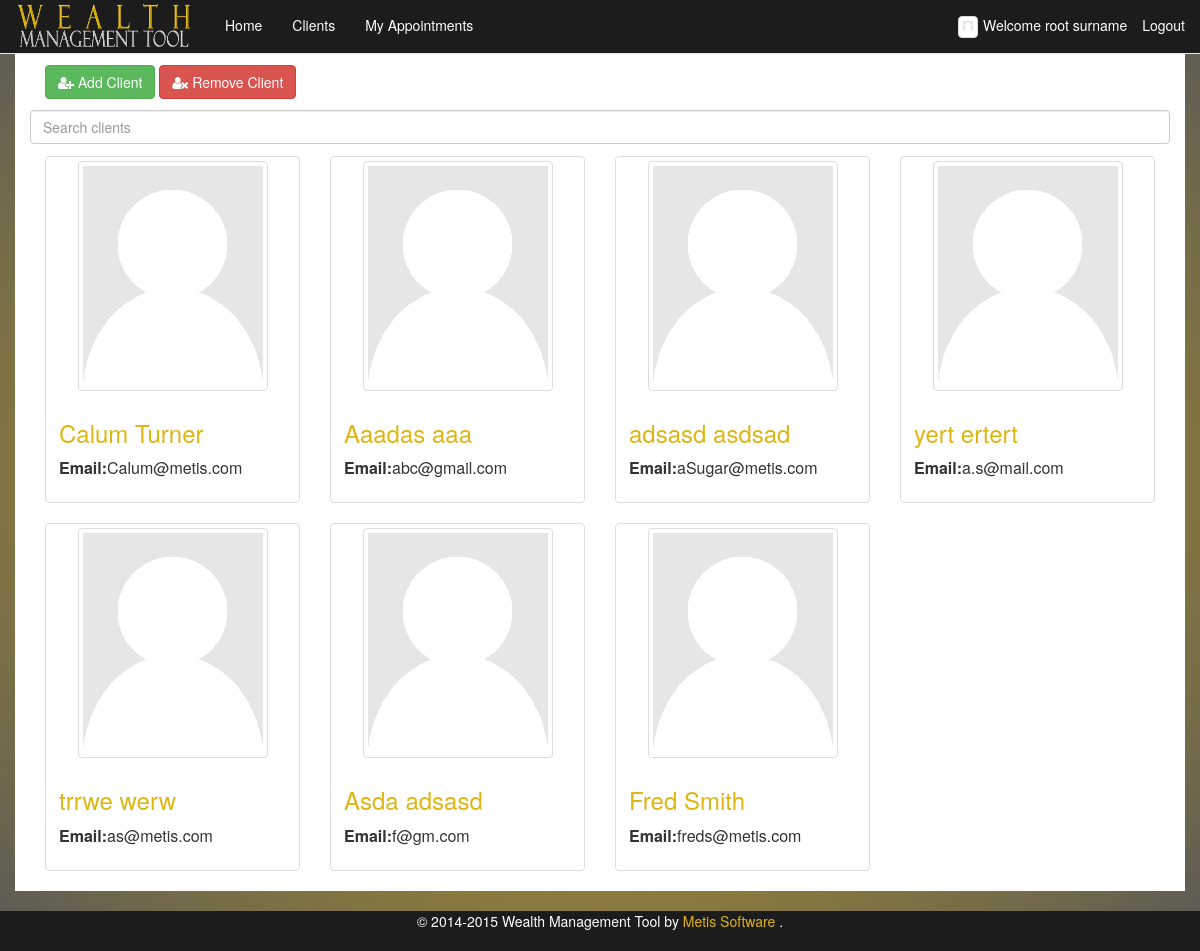
The page /clients/ (signed in) on the database as committed earlier.
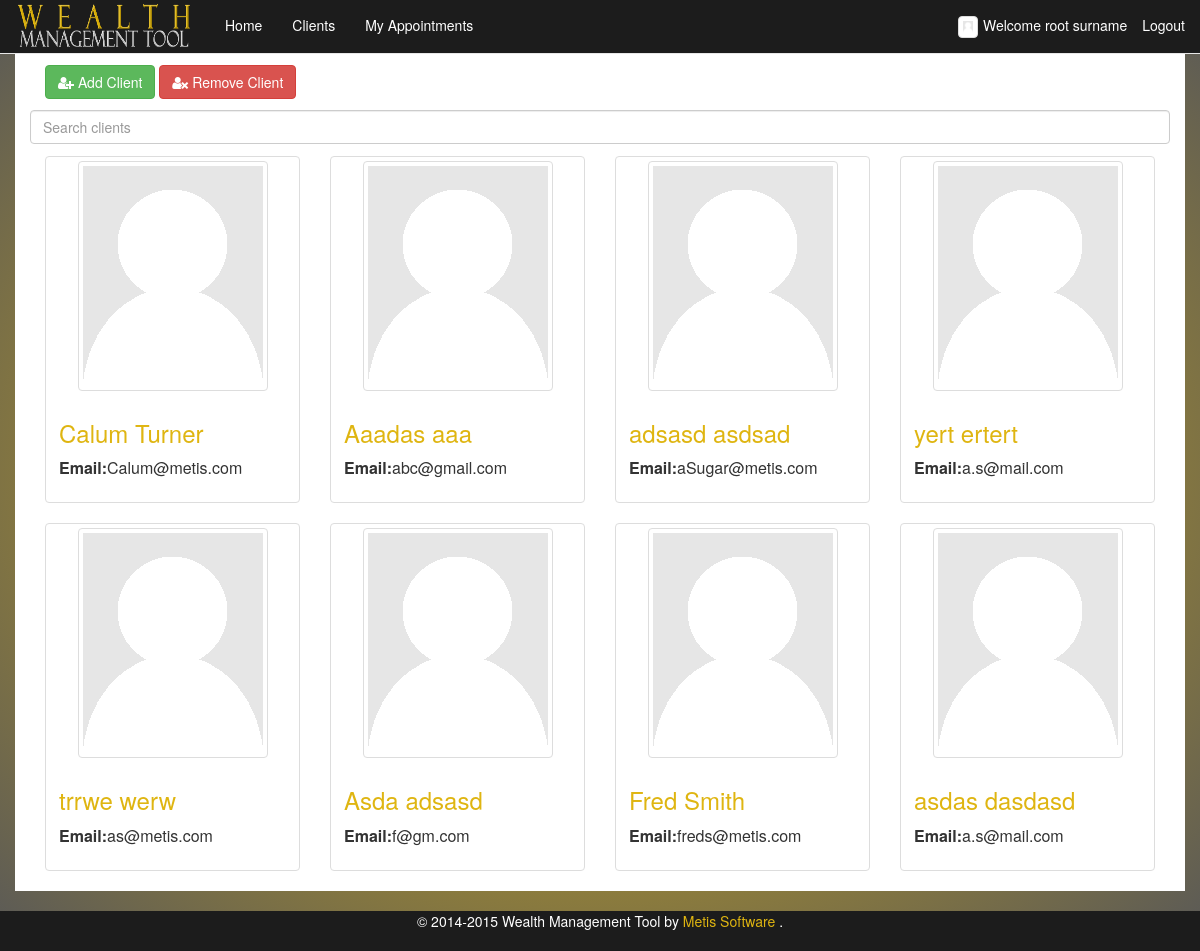
The same page on the database as committed later.
### wms/models.py (models this page shows, shortened)
class Client(models.Model):
    first_name = models.CharField(max_length=64)
    middle_name = models.CharField(max_length=64, blank=True)
    surname = models.CharField(max_length=64)
    image = models.ImageField(upload_to='client_images', default='/media/person-placeholder.png')
    dob = models.DateField(default="1990-01-01")
    ni_regex = RegexValidator(regex=r'^(?!BG)(?!GB)(?!NK)(?!KN)(?!TN)(?!NT)(?!ZZ)(?:[A-CEGHJ-PR-TW-Z][A-CEGHJ-NPR-TW-Z])(?:\s*\d\s*){6}([A-D]|\s)$', message="Must be in the format: 'AA999999A', restrictions to characters apply'")
    ni_number = models.CharField(max_length=9, validators=[ni_regex], primary_key=True)
    email = models.EmailField(max_length=64)
    phone_regex = RegexValidator(
        regex=r'^\+?1?\d{9,15}$',
        message="Not a valid phone number. Up to 9 digits allowed.")
    home_phone = models.CharField(
        max_length=11, validators=[phone_regex], blank=True
    )
    mob_phone = models.CharField(
        max_length=11, validators=[phone_regex], blank=True
    )
    cash = models.DecimalField(max_digits=20, decimal_places=2)
    fa = models.ForeignKey(FA)
    twitter_username = models.CharField(validators=[RegexValidator(
                                                    regex="^(\w){1,15}$",
                                                    message="Not a valid username,please remove @ and max of 15 cahracters"
                                                    )],
                                        blank=True, max_length= 15)
    facebook_username = models.CharField(blank=True, null=True, max_length=15)
    linkedin_username = models.CharField(blank=True, null=True, max_length=15)
    googleplus_username = models.CharField(blank=True, null=True, max_length=15)
    def __str__(self):
        return self.surname + " - " + self.ni_number

### wms/views.py (the view)
# urls.py: url(r'^clients/', 'print_clients', name='print_clients'),
@login_required
def print_clients(request):
    current_user = request.user
    client_list = Client.objects.filter(fa__ni_number=current_user.ni_number)
    print(client_list)
    return render_to_response('wms/clients.html', {'client_list': client_list}, context_instance=RequestContext(request))

### wms/templates/wms/clients.html (shortened to what this page needs)
{% extends "wms/base_boot.html" %}
{% load staticfiles %}
{% block content %}
    <div class="col-md-12 col-sm-12 ">
        <div class="col-md-12" style="margin-bottom:1%;">
            <a class="btn btn-success" href="/new_client.html" role="button"><i class="fa fa-user-plus"></i> Add Client</a>
	    <button id="rmvclient" type="button" class="btn btn-danger"><i class="fa fa-user-times"></i> Remove Client</button>
        </div>
    </div>
    <div class=" col-md-12 col-sm-12">
    {% if client_list %}
    <div id="users">
        <input class="search form-control " placeholder="Search clients" style = "margin-bottom:1%;">
        <ul class="list-unstyled list">
        {% for client in client_list %}
        <li>
            <div class="col-sm-4 col-xs-12 col-md-3">
                <div class="thumbnail">
			<a href="/client_details/?client={{client.ni_number}}"><img src="{{ client.image.url }}" class="img-responsive img-thumbnail" style="max-width: 200px"></a>
                    <div class="caption">
                        <h3 class=""><a href="/client_details/?client={{client.ni_number}}">{{client.first_name}} {{client.surname}}</a></h3>
                        <p>
                            <table>
                                <tr>
                                    <td><strong>Email: </strong></td>
                                    <td class="email">{{client.email}}</td>
                                </tr>
                            </table>
                        </p>
                    </div>
                    </div>
                </div>
            </li>
        {%endfor%}
        </ul>
    </div>
    {% else %}
    <p>No client data</p>
    {% endif %}
    </div>
    </div>
    {%  endblock %}

Rows that differ between the two databases and show on the page:
added Client: image (placeholder picture), first_name "asdas", surname "dasdasd", email "a.s@mail.com"
